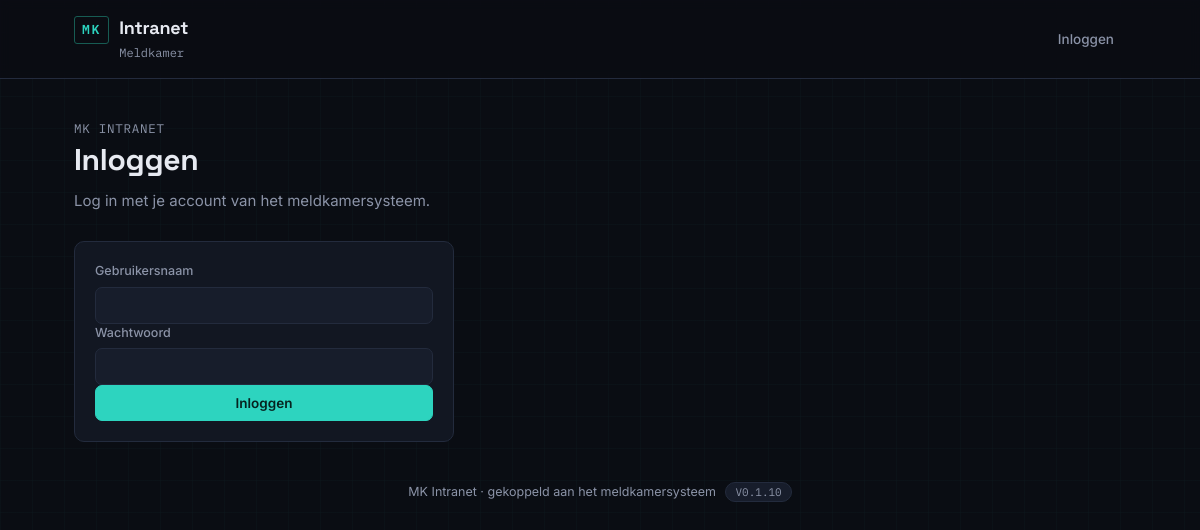
The app's page /login.php, older data.
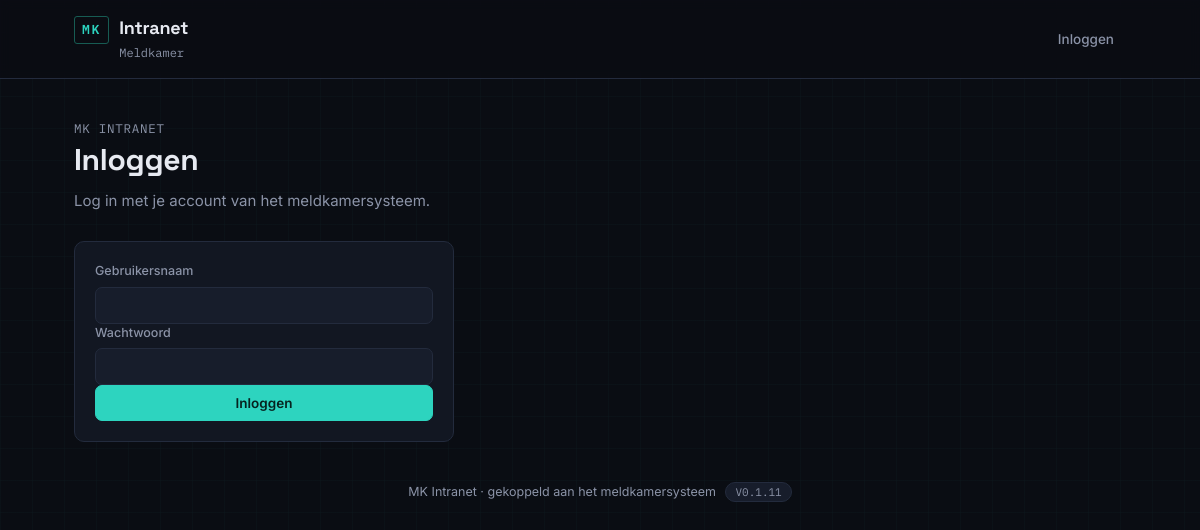
The same page, newer data.
### tables this page shows
CREATE TABLE IF NOT EXISTS intranet_versies (
    id INT AUTO_INCREMENT PRIMARY KEY,
    versienummer VARCHAR(20) NOT NULL,
    datum VARCHAR(50) NOT NULL,
    wijzigingen TEXT NOT NULL,
    aangemaakt_op DATETIME DEFAULT CURRENT_TIMESTAMP,
    UNIQUE KEY versienummer_uniek (versienummer)
);

### includes/functions.php (the view, shortened to what this page needs)
<?php
function e(?string $value): string
{
    return htmlspecialchars($value ?? '', ENT_QUOTES, 'UTF-8');
}
function get_instelling(PDO $pdo, string $sleutel, string $standaard = ''): string
{
    static $cache = [];
    $stmt = $pdo->prepare('SELECT waarde FROM instellingen WHERE sleutel = :s');
    $stmt->execute(['s' => $sleutel]);
    $waarde = $stmt->fetchColumn();
    $cache[$sleutel] = $waarde !== false && $waarde !== '' ? $waarde : $standaard;
    return $cache[$sleutel];
}
function event_naam(PDO $pdo): string
{
    return get_instelling($pdo, 'event_naam', 'Meldkamer');
}
function is_ingelogd(): bool
{
    return !empty($_SESSION['gebruiker_id']);
}
function huidige_intranet_versie(PDO $pdo): string
{
    $nieuwste = $pdo->query('SELECT versienummer FROM intranet_versies ORDER BY id DESC LIMIT 1')->fetchColumn();
    return $nieuwste ?: APP_VERSION;
}

### includes/functions.php (the view, shortened to what this page needs)
<?php
function e(?string $value): string
{
    return htmlspecialchars($value ?? '', ENT_QUOTES, 'UTF-8');
}
function get_instelling(PDO $pdo, string $sleutel, string $standaard = ''): string
{
    static $cache = [];
    $stmt = $pdo->prepare('SELECT waarde FROM instellingen WHERE sleutel = :s');
    $stmt->execute(['s' => $sleutel]);
    $waarde = $stmt->fetchColumn();
    $cache[$sleutel] = $waarde !== false && $waarde !== '' ? $waarde : $standaard;
    return $cache[$sleutel];
}
function event_naam(PDO $pdo): string
{
    return get_instelling($pdo, 'event_naam', 'Meldkamer');
}
function is_ingelogd(): bool
{
    return !empty($_SESSION['gebruiker_id']);
}
function huidige_intranet_versie(PDO $pdo): string
{
    $nieuwste = $pdo->query('SELECT versienummer FROM intranet_versies ORDER BY id DESC LIMIT 1')->fetchColumn();
    return $nieuwste ?: APP_VERSION;
}

### includes/header.php (shortened to what this page needs)
<?php
$actief = $actief ?? '';
$in_meldingen_menu = in_array($actief, ['meldingen', 'archief', 'statistieken'], true);
$mijn_rollen_navbar = [];
$mijn_actieve_rol = null;
$rol_beperkt = $mijn_actieve_rol && $mijn_actieve_rol['hoofdclassificatie_id'] !== null;
?>
<!doctype html>
<html lang="nl">
<head>
<link rel="stylesheet" href="/assets/style.css?v=<?= urlencode(APP_VERSION) ?>">
</head>
<body>
<div class="topbar">
    <div class="topbar-inner">
        <a href="<?= is_ingelogd() && $rol_beperkt ? '/mijn-rol.php' : '/index.php' ?>" class="brand">
            <span class="brand-mark">MK</span>
            <span>
                <span class="brand-name">Intranet</span><br>
                <span class="brand-event"><?= e(event_naam($pdo)) ?></span>
            </span>
        </a>
        <nav class="mainnav">
            <?php if (is_ingelogd()): ?>
                <?php if ($rol_beperkt): ?>
                    <a href="/mijn-rol.php" class="<?= $actief === 'mijn-rol' ? 'active' : '' ?>"><?= e($mijn_actieve_rol['naam']) ?></a>
                <?php else: ?>
                    <a href="/index.php" class="<?= $actief === 'dashboard' ? 'active' : '' ?>">Dashboard</a>
                    <div class="nav-dropdown">
                        <details>
                            <summary class="<?= $in_meldingen_menu ? 'active' : '' ?>">Meldingen</summary>
                            <div class="nav-dropdown-menu">
                                <a href="/meldingen.php" class="<?= $actief === 'meldingen' ? 'active' : '' ?>">Overview</a>
                                <a href="/archief.php" class="<?= $actief === 'archief' ? 'active' : '' ?>">Archief</a>
                                <a href="/statistieken.php" class="<?= $actief === 'statistieken' ? 'active' : '' ?>">Statistieken</a>
                            </div>
                        </details>
                    </div>
                    <a href="/crew.php" class="<?= $actief === 'crew' ? 'active' : '' ?>">Crew</a>
                    <?php if (is_beheerder()): ?>
                        <a href="/beheer.php" class="<?= $actief === 'beheer' ? 'active' : '' ?>">Beheer</a>
                    <?php endif; ?>
                <?php endif; ?>
                <a href="/instellingen.php" class="user-chip" title="Mijn instellingen">
                    <?= e(huidige_gebruiker_naam()) ?>
                </a>
                <?php if (count($mijn_rollen_navbar) > 1): ?>
                <!-- V0.1.9: de rol-tekst (voorheen een losse, niet-klikbare
                     badge) is zelf de rol-wisselaar geworden, i.p.v. een
                     badge mét daarnaast nog een aparte wisselaar -- één
                     control, geen dubbele weergave van dezelfde rol. -->
                <form method="post" action="/wissel_rol.php" class="rol-wisselaar-form">
                    <input type="hidden" name="terug" value="<?= e($_SERVER['REQUEST_URI']) ?>">
                    <select name="rol_id" onchange="this.form.submit()" class="rol-badge rol-<?= e(huidige_gebruiker_rol()) ?> rol-badge-wisselaar" title="Actieve rol — klik om te wisselen. Bepaalt je rechten en, bij een gekoppelde classificatie, een eigen gefilterde weergave">
                        <?php foreach ($mijn_rollen_navbar as $r): ?>
                            <option value="<?= $r['id'] ?>" <?= $mijn_actieve_rol && (int) $mijn_actieve_rol['id'] === (int) $r['id'] ? 'selected' : '' ?>><?= e($r['naam']) ?> (<?= e(rol_label($r['niveau'])) ?>)</option>
                        <?php endforeach; ?>
                    </select>
                    <?php if ($rol_beperkt): ?>
                    <span class="rol-wisselaar-hint" title="Actieve rol — bepaalt je rechten en, bij een gekoppelde classificatie, een eigen gefilterde weergave">(beperkte weergave)</span>
                    <?php endif; ?>
                </form>
                <?php else: ?>
                <span class="rol-badge rol-<?= e(huidige_gebruiker_rol()) ?>"><?= e(rol_label(huidige_gebruiker_rol())) ?></span>
                <?php endif; ?>
                <a href="/logout.php">Uitloggen</a>
            <?php else: ?>
                <a href="/login.php">Inloggen</a>
            <?php endif; ?>
        </nav>
    </div>
</div>
<div class="wrap">

### login.php (shortened to what this page needs)
<?php
require_once __DIR__ . '/includes/functions.php';
$pdo = get_pdo();
include __DIR__ . '/includes/header.php';
?>
<div class="page-head">
    <div>
        <p class="eyebrow">MK Intranet</p>
        <h1>Inloggen</h1>
        <p>Log in met je account van het meldkamersysteem.</p>
    </div>
</div>
<div class="panel panel-narrow">
    <form method="post">
        <div class="field">
            <label for="gebruikersnaam">Gebruikersnaam</label>
            <input type="text" id="gebruikersnaam" name="gebruikersnaam" required autofocus>
        </div>
        <div class="field">
            <label for="wachtwoord">Wachtwoord</label>
            <input type="password" id="wachtwoord" name="wachtwoord" required>
        </div>
        <button type="submit" class="btn btn-primary btn-block">Inloggen</button>
    </form>
</div>
<?php include __DIR__ . '/includes/footer.php'; ?>

### includes/footer.php (shortened to what this page needs)
    <p class="footer-note">
        MK Intranet &middot; gekoppeld aan het meldkamersysteem
        <button type="button" class="versie-knop" onclick="document.getElementById('wijzigingen-dialog').showModal()"><?= e(huidige_intranet_versie($pdo)) ?></button>
    </p>
</div>
</body>
</html>

### assets/style.css (style rules this page uses)
:root { --bg: #0a0d13; --panel: #121722; --panel-2: #171d2b; --border: #232b3d; --text: #e7eaf1; --muted: #8b93a7; --teal: #2dd4bf; --teal-dim: #175c53; --red: #ef4444; --green: #22c55e; --blue: #3b82f6; --gray: #6b7280; --font-display: 'Space Grotesk', 'Inter', sans-serif; --font-body: 'Inter', system-ui, sans-serif; --font-mono: 'IBM Plex Mono', 'SFMono-Regular', monospace; }
* { box-sizing: border-box; }
html, body { margin: 0; padding: 0; background: var(--bg); background-image: linear-gradient(rgba(45,212,191,0.025) 1px, transparent 1px), linear-gradient(90deg, rgba(45,212,191,0.025) 1px, transparent 1px); background-size: 32px 32px; color: var(--text); font-family: var(--font-body); font-size: 15px; line-height: 1.5; }
a { color: inherit; }
.wrap { max-width: 1100px; margin: 0 auto; padding: 0 24px 64px; }
.topbar { border-bottom: 1px solid var(--border); background: rgba(10,13,19,0.9); backdrop-filter: blur(6px); position: sticky; top: 0; z-index: 20; }
.topbar-inner { max-width: 1100px; margin: 0 auto; padding: 14px 24px; display: flex; align-items: center; justify-content: space-between; gap: 24px; }
.brand { display: flex; align-items: baseline; gap: 10px; text-decoration: none; }
.brand-mark { font-family: var(--font-mono); font-weight: 600; font-size: 13px; letter-spacing: 0.14em; color: var(--teal); border: 1px solid var(--teal-dim); padding: 3px 7px; border-radius: 3px; }
.brand-name { font-family: var(--font-display); font-weight: 700; font-size: 18px; letter-spacing: -0.01em; }
.brand-event { font-family: var(--font-mono); font-size: 12px; color: var(--muted); }
nav.mainnav { display: flex; gap: 10px; align-items: center; flex-wrap: wrap; }
nav.mainnav a { text-decoration: none; color: var(--muted); font-size: 13.5px; font-weight: 500; padding: 7px 12px; border-radius: 6px; transition: background 0.15s, color 0.15s; }
.page-head { display: flex; align-items: flex-end; justify-content: space-between; gap: 24px; padding: 40px 0 28px; flex-wrap: wrap; }
.eyebrow { font-family: var(--font-mono); font-size: 12.5px; color: var(--teal); letter-spacing: 0.06em; margin: 0 0 6px; text-transform: uppercase; }
.page-head h1 { font-family: var(--font-display); font-size: 30px; font-weight: 700; margin: 0 0 8px; letter-spacing: -0.01em; }
.page-head p { color: var(--muted); margin: 0; max-width: 56ch; }
.panel { background: var(--panel); border: 1px solid var(--border); border-radius: 10px; padding: 20px; margin-bottom: 16px; }
.panel-narrow { max-width: 380px; }
.field { display: flex; flex-direction: column; gap: 6px; }
.field label { font-size: 12.5px; color: var(--muted); font-weight: 500; }
.field input, .field textarea, .field select { background: var(--panel-2); border: 1px solid var(--border); color: var(--text); border-radius: 7px; padding: 9px 11px; font-size: 14px; font-family: inherit; resize: vertical; }
.btn { display: inline-flex; align-items: center; gap: 6px; text-decoration: none; background: var(--panel-2); color: var(--text); border: 1px solid var(--border); border-radius: 7px; padding: 9px 14px; font-size: 13.5px; font-weight: 500; cursor: pointer; font-family: inherit; transition: background 0.15s, border-color 0.15s; }
.btn-primary { background: var(--teal); color: #06231f; border-color: var(--teal); font-weight: 600; }
.btn-block { width: 100%; justify-content: center; }
.footer-note { color: var(--muted); font-size: 12.5px; text-align: center; margin: 40px 0 0; }
.versie-knop { font-family: var(--font-mono); font-size: 11px; background: var(--panel-2); border: 1px solid var(--border); color: var(--muted); border-radius: 100px; padding: 2px 9px; margin-left: 6px; cursor: pointer; transition: color 0.15s, border-color 0.15s; }

Row changes from the older to the newer data that the page shows:
no longer on this page (row unchanged): intranet_versies: versienummer "V0.1.10"
added intranet_versies: versienummer "V0.1.11"
